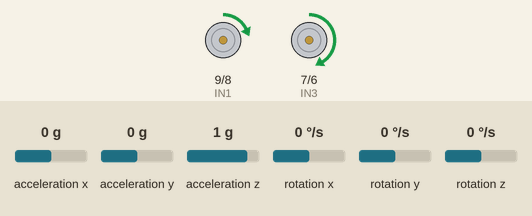
The sketch below on a simulated Arduino Uno, built with avr-gcc and run on an emulated ATmega328P. Parts: motor-driver pin pairs drawn as motors (green arrow = first pin HIGH = forward, orange = second pin HIGH = backward, longer = more drive, scaled by the enable pin). The inputs (shaded band) are chosen by the test bench; at power-on: rotation z 0 °/s, acceleration x 0 g, acceleration y 0 g, acceleration z 1 g, rotation x 0 °/s, rotation y 0 °/s.

Above: at 4.3 s.
4.4 s: rotation z set to -192 °/s
At 5.15 s:
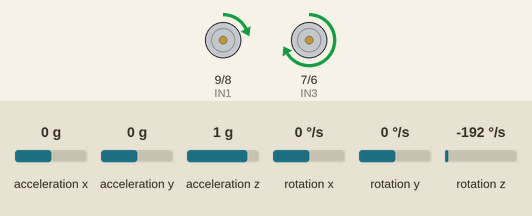
At 6.7 s:
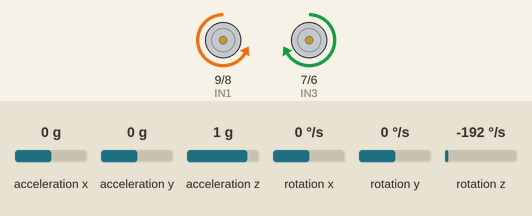
7.0 s: rotation z set to 192 °/s
10.0 s: rotation z set to -192 °/s
At 10.1 s:
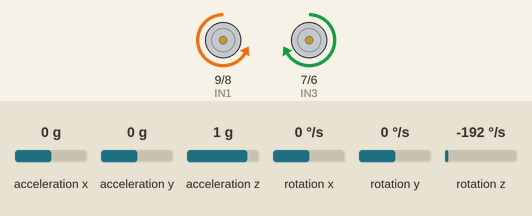
Timing chart, 0 to 13.0 s (numbered marks = the images above; inputs shaded):
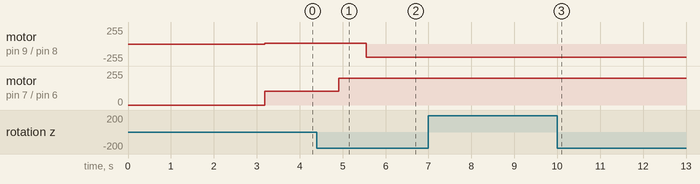

Measured:
- after the input at 4.4 s, motor on pin 9 (IN1) / pin 8 (IN2): forward 15/255 → backward 200/255 after 1.2 s; motor on pin 7 (IN3) / pin 6 (IN4): forward 105/255 → forward 200/255 after 0.51 s
- after the input at 10.0 s, motor on pin 9 (IN1) / pin 8 (IN2): stays backward 200/255 (without the input it goes to forward 200/255 after 0.59 s); motor on pin 7 (IN3) / pin 6 (IN4): stays forward 200/255 (without the input it goes to backward 200/255 after 1.2 s)

The sketch:

Drive_At_Desired_Angle.ino
```cpp
#include <MPU6050_tockn.h>
#include <Wire.h>

#define IN4 6
#define IN3 7
#define IN2 8
#define IN1 9
#define ENB 10
#define ENA 11

MPU6050 mpu6050(Wire); // Create an instance of MPU6050 and give it a custom name (mpu6050 in this case). Pass Wire as a parameter to this instance

float angle_offset = 0;

float desiredAngle = 45;

int SPEED = 60;

void setup()
{
  // put your setup code here, to run once:
  pinMode (ENA, OUTPUT);
  pinMode (ENB, OUTPUT);
  pinMode (IN1, OUTPUT);
  pinMode (IN2, OUTPUT);
  pinMode (IN3, OUTPUT);
  pinMode (IN4, OUTPUT);

  Serial.begin (9600);

  Wire.begin();
  mpu6050.begin();

  mpu6050.calcGyroOffsets(true); /* This calculates the offset values of the gyroscope. When this function is called with (true) as
  is the case here, you can see state of calculating calibration in the serial monitor */


  /* We want to calculate the angular offset of our robot so we get the average of
   *  100 "Z" angle readings
   */
  for (int i = 0; i < 100;i++)
  {
    mpu6050.update();
    angle_offset += mpu6050.getAngleZ();
  }

  angle_offset = angle_offset/100.00;  // Calculating the average as explained above
}

void loop()
{
  // put your main code here, to run repeatedly:
  driveStraight(desiredAngle);
}


/*
 * Function to get angular position from the IMU
 */
float getAngle()
{
  mpu6050.update(); // You must update() before getting any data from the MPU-6050

  float theta = mpu6050.getAngleZ()- angle_offset; // Subtract the angle_offset (error) from our angular measurement

  return theta;
}

/*
 * Function to drive straight at a desired angle
 */
void driveStraight(float desired_angle)
{
  float error = getAngle() - desired_angle;
  float k = 1;
  float action = k * error;

  int leftSpeed = constrain(SPEED - int(round(action)), -200, 200);
  int rightSpeed = constrain(SPEED + int(round(action)), -200, 200);

  analogWrite(ENA, abs(rightSpeed));
  analogWrite(ENB, abs(leftSpeed));

  if (rightSpeed < 0)
  {
    digitalWrite(IN1, LOW);
    digitalWrite(IN2, HIGH);
  }
  else
  {
    digitalWrite(IN1, HIGH);
    digitalWrite(IN2, LOW);
  }

  if (leftSpeed < 0)
  {
    digitalWrite(IN3, LOW);
    digitalWrite(IN4, HIGH);
  }
  else
  {
    digitalWrite(IN3, HIGH);
    digitalWrite(IN4, LOW);
  }

}
```
